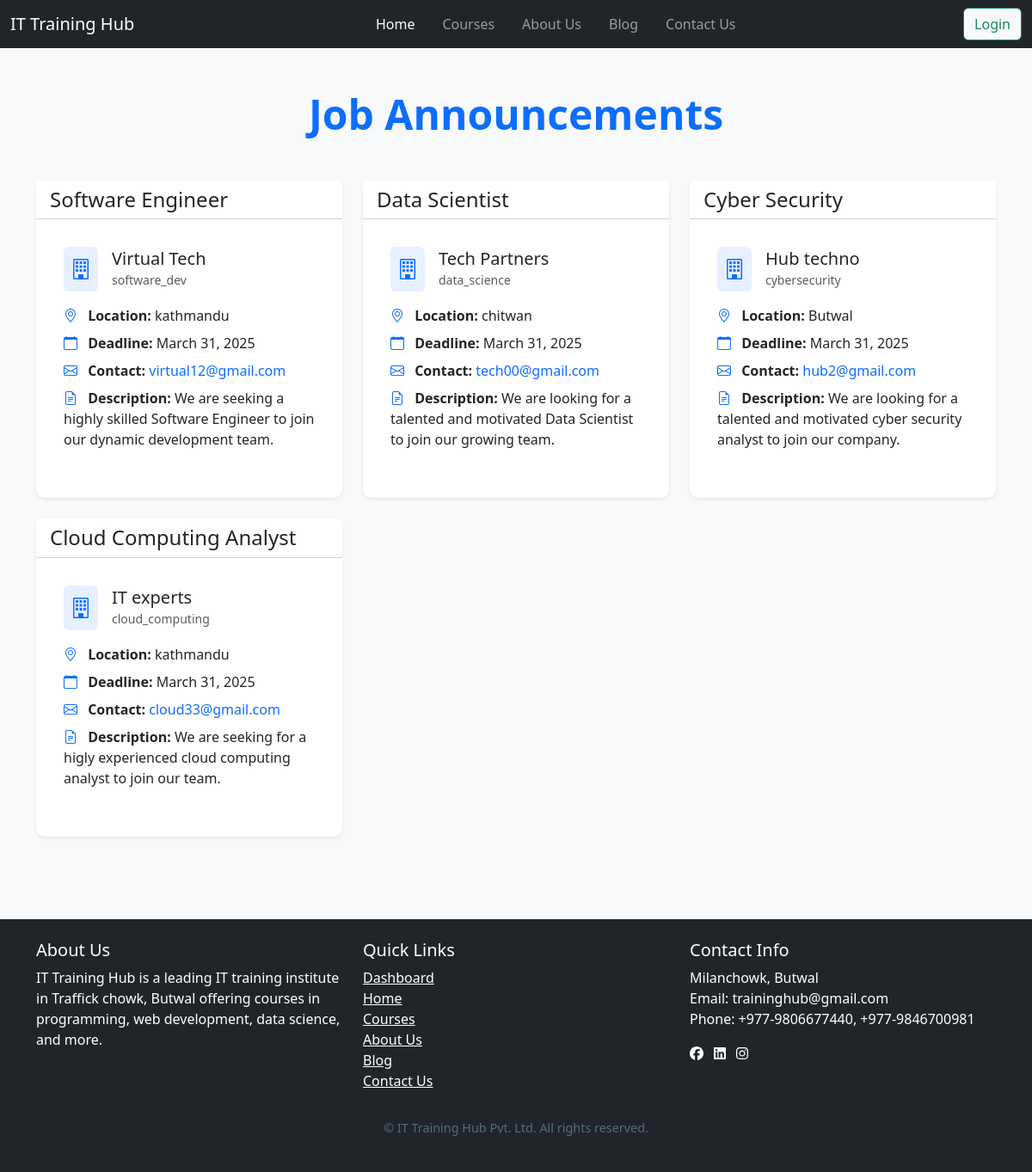
Screenshot of /student/job_announcement/ with the database file from the repository.
### studentapp/models.py (models this page shows, shortened)
class JobAnnouncement(models.Model):
    JOB_TYPE_CHOICES = [
        ('fulltime', 'Full-Time'),
        ('shorttime', 'Short-Time'),
    ]
    CATEGORY_CHOICES = [
        ('software_dev', 'Software Development'),
        ('data_science', 'Data Science'),
        ('cybersecurity', 'Cybersecurity'),
        ('networking', 'Networking & Infrastructure'),
        ('ai_ml', 'AI & Machine Learning'),
        ('cloud_computing', 'Cloud Computing'),
        ('it_support', 'IT Support & Administration'),
        ('other', 'Other'),
    ]
    title = models.CharField(max_length=255)
    company = models.CharField(max_length=255)
    category = models.CharField(max_length=50, choices=CATEGORY_CHOICES, default='other')
    location = models.CharField(max_length=255)
    description = models.TextField()
    job_type = models.CharField(max_length=10, choices=JOB_TYPE_CHOICES, default='fulltime')
    posted_at = models.DateTimeField(auto_now_add=True)
    application_deadline = models.DateField()
    email = models.EmailField()

### studentapp/views.py (the view)
# urls.py: path("job_announcement/", job_announcement, name='job_announcement'),
def job_announcement(request):
    jobs = JobAnnouncement.objects.all()
    return render(request, 'dashboard/job.html',{'jobs':jobs})

### studentapp/templates/dashboard/job.html
{% extends 'base2.html' %}
{% load static %}
{% block content %}
<section class="job-opportunities py-5 bg-light">
  <div class="container">
    <div class="text-center mb-5">
      <h2 class="display-5 fw-bold text-primary">Job Announcements</h2>
    </div>
    <div class="row g-4">
      {% for job in jobs %}
      <div class="col-md-6 col-lg-4">
        <div class="card h-100 border-0 shadow-sm hover-shadow">
          <div class="card-header bg-white">
            <h4 class="mb-0">{{ job.title }}</h4>
          </div>
          <div class="card-body">
            <div class="d-flex align-items-center mb-3">
              <div class="bg-primary bg-opacity-10 p-2 rounded me-3">
                <i class="bi bi-building text-primary fs-4"></i>
              </div>
              <div>
                <h5 class="mb-0">{{ job.company }}</h5>
                <small class="text-muted">{{ job.category }}</small>
              </div>
            </div>
            <ul class="list-unstyled mb-4">
              <li class="mb-2">
                <i class="bi bi-geo-alt me-2 text-primary"></i>
                <strong>Location:</strong> {{ job.location }}
              </li>
              <li class="mb-2">
                <i class="bi bi-calendar me-2 text-primary"></i>
                <strong>Deadline:</strong> {{ job.application_deadline|date:"F j, Y" }}
              </li>
              <li class="mb-2">
                <i class="bi bi-envelope me-2 text-primary"></i>
                <strong>Contact:</strong>
                <a href="mailto:{{ job.email }}?subject={{ 'Application for ' |add:job.title|urlencode }}"
                  class="text-primary text-decoration-none">
                  {{ job.email }}
                </a>
              </li>
              <li class="mb-2">
                <i class="bi bi-file-earmark-text me-2 text-primary"></i>
                <strong>Description:</strong> {{ job.description|truncatewords:20 }}
              </li>
            </ul>
          </div>
        </div>
      </div>
      {% endfor %}
    </div>
  </div>
</section>
{% endblock %}

### myapp/static/css/style.css (style rules this page uses)
.card { border: none; border-radius: 10px; box-shadow: 0 4px 12px rgba(0, 0, 0, 0.1); transition: transform 0.3s ease, box-shadow 0.3s ease; }
.card-body { padding: 30px; }
body { background-color: #f8f9fa; }
.card-body { padding: 2rem; }

### rows the page displays
JobAnnouncement: title "Software Engineer", company "Virtual Tech", category "software_dev", location "kathmandu", application_deadline "March 31, 2025", email "virtual12@gmail.com", description "We are seeking a highly skilled Software Engineer to join our dynamic development team."
JobAnnouncement: title "Data Scientist", company "Tech Partners", category "data_science", location "chitwan", application_deadline "March 31, 2025", email "tech00@gmail.com", description "We are looking for a talented and motivated Data Scientist to join our growing team."
JobAnnouncement: title "Cyber Security", company "Hub techno", category "cybersecurity", location "Butwal", application_deadline "March 31, 2025", email "hub2@gmail.com", description "We are looking for a talented and motivated cyber security analyst to join our company."
JobAnnouncement: title "Cloud Computing Analyst", company "IT experts", category "cloud_computing", location "kathmandu", application_deadline "March 31, 2025", email "cloud33@gmail.com", description "We are seeking for a higly experienced cloud computing analyst to join our team."
